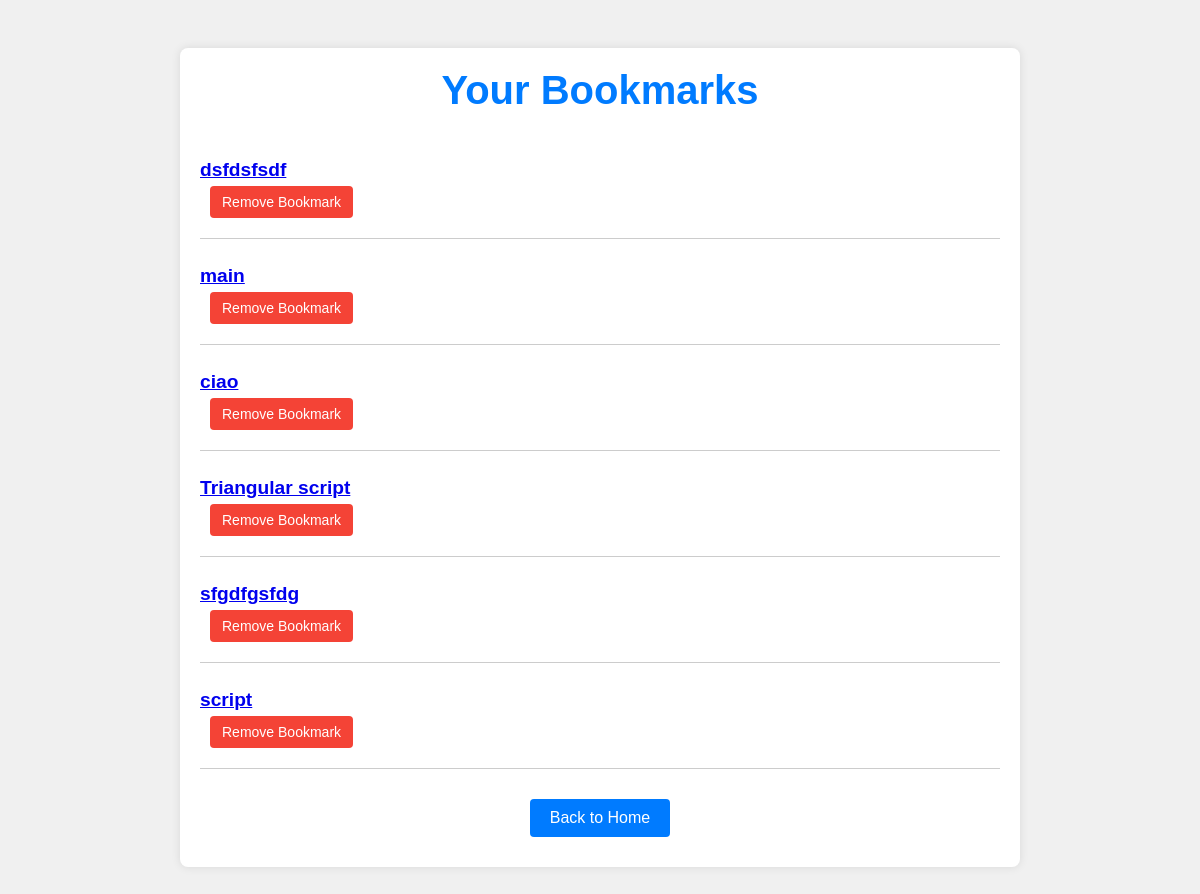
/bookmarks/user-bookmarks/ (signed in), run on the app's committed database.
### bookmarks/models.py (models this page shows, shortened)
class Bookmark(models.Model):
    snippet = models.ForeignKey(Snippet, related_name='bookmarks', on_delete=models.CASCADE)
    user = models.ForeignKey(User, related_name='bookmarks', on_delete=models.CASCADE)
    class Meta:
        ordering = ['-user']

### snippets/models.py (models this page shows, shortened)
class Snippet(models.Model):
    title = models.CharField(max_length=255)
    language = models.ForeignKey(Language, related_name='snippets', on_delete=models.CASCADE)
    author = models.ForeignKey(User, related_name='snippets', on_delete=models.CASCADE)
    description = models.TextField()
    description_html = models.TextField(editable=False)
    code = models.TextField()
    highlighted_code = models.TextField(editable=False)
    pub_date = models.DateTimeField(default=timezone.now, editable=False)
    update_date = models.DateTimeField(default=timezone.now, editable=False)
    tags = models.CharField(max_length=255, default='')
    class Meta:
        ordering = ['-pub_date']

### bookmarks/views.py (the view)
# urls.py: path('user-bookmarks/', UserBookmarksListView.as_view(), name='user_bookmarks'),
class UserBookmarksListView(ListView):
    model = Bookmark
    template_name = 'bookmarks/templates/bookmark/user_bookmarks.html'
    context_object_name = 'bookmarks'
    paginate_by = 10
    def get_queryset(self):
        return Bookmark.objects.filter(user=self.request.user)
    def dispatch(self, request, *args, **kwargs):
        if not request.user.is_authenticated:
            return redirect('login')
        return super().dispatch(request, *args, **kwargs)

### bookmarks/templates/bookmark/user_bookmarks.html (shortened to what this page needs)
{% load static %}
<!DOCTYPE html>
<html lang="en">
<head>
    <link rel="stylesheet" href="{% static 'css/snippet_detail.css' %}">
</head>
<body>
<div class="container">
    <header>
        <h1>Your Bookmarks</h1>
    </header>
    <main>
        {% if bookmarks %}
            <ul class="bookmark-list">
                {% for bookmark in bookmarks %}
                    <li class="bookmark-item">
                        <h2 class="bookmark-title">
                            <a href="{% url 'snippet_detail' bookmark.snippet.pk %}">{{ bookmark.snippet.title }}</a>
                        </h2>
                        <form action="{% url 'delete_bookmark' snippet_id=bookmark.snippet.pk %}" method="post">
                            <button type="submit" class="btn remove-button">Remove Bookmark</button>
                        </form>
                    </li>
                {% endfor %}
            </ul>
        {% else %}
            <p>You haven't bookmarked any snippets yet.</p>
        {% endif %}
    </main>
    <footer>
        <a href="{% url 'home' %}" class="btn btn-secondary">Back to Home</a>
    </footer>
</div>
</body>
</html>

### static/css/snippet_detail.css (style rules this page uses)
body { font-family: Arial, sans-serif; background-color: #f0f0f0; padding: 20px; }
.container { width: 80%; max-width: 1200px; margin: 0 auto; background-color: #fff; border-radius: 5px; box-shadow: 0 0 10px rgba(0, 0, 0, 0.1); padding: 20px; }
header { text-align: center; margin-bottom: 30px; }
header h1 { font-size: 2.5rem; color: #333; }
main { text-align: left; }
footer { margin-top: 30px; text-align: center; }
.btn { padding: 10px 20px; font-size: 1rem; background-color: #007bff; color: #fff; border: none; border-radius: 4px; cursor: pointer; text-decoration: none; margin: 0 10px; }

### bookmarks/templates/bookmark/user_bookmarks.html (style rules this page uses)
.container { max-width: 800px; margin: 20px auto; padding: 20px; background-color: #fff; box-shadow: 0 0 10px rgba(0, 0, 0, 0.1); border-radius: 8px; }
header { text-align: center; margin-bottom: 20px; }
header h1 { font-size: 2.5em; margin: 0; color: #007BFF; }
main { margin-bottom: 20px; }
.btn { display: inline-block; padding: 10px 20px; border: none; border-radius: 4px; background-color: #007BFF; color: white; text-decoration: none; font-size: 16px; margin-right: 10px; margin-bottom: 10px; transition: background-color 0.3s; }
.bookmark-list { list-style-type: none; padding: 0; margin: 0; }
.bookmark-item { border-bottom: 1px solid #ccc; padding: 10px 0; }
.bookmark-title { font-size: 1.2em; margin-bottom: 5px; }
.remove-button { background-color: #f44336; color: white; border: none; padding: 8px 12px; text-align: center; text-decoration: none; display: inline-block; font-size: 14px; cursor: pointer; border-radius: 4px; transition: background-color 0.3s; }

### data on the page
Bookmark: snippet "dsfdsfsdf"
Bookmark: snippet "main"
Bookmark: snippet "ciao"
Bookmark: snippet "Triangular script"
Bookmark: snippet "sfgdfgsfdg"
Bookmark: snippet "script"
